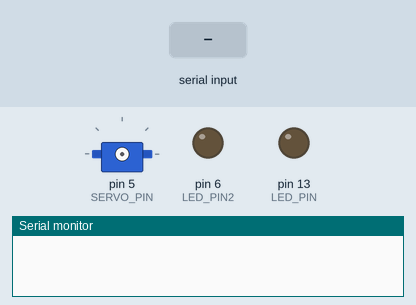
A sketch run on a simulated Arduino Uno, built with avr-gcc and run on an emulated ATmega328P. Shown: servo, output pins drawn as LEDs (lit = HIGH), the last lines printed to the serial monitor. Wiring (inferred from the names in the program): servo: signal pin 5. The inputs (shaded band) are chosen by the test bench. Servo pulses on a pin are drawn as a servo (544–2400 µs = 0–180°); pins used as bus, display or sensor lines are not drawn.

Above: at 1.2 s.
1.3 s: "LED ON 1\n" received over Serial
At 1.8 s:
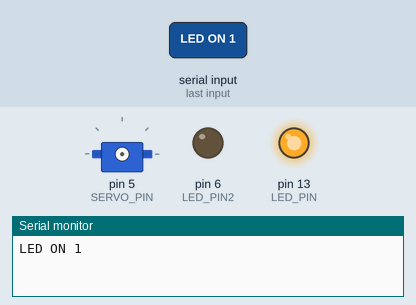
2.8 s: "LEFT\n" received over Serial
4.3 s: "LED OFF 1\n" received over Serial
At 5.3 s:
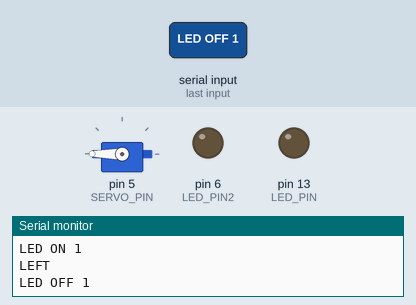
5.8 s: "RIGHT\n" received over Serial
At 6.3 s:
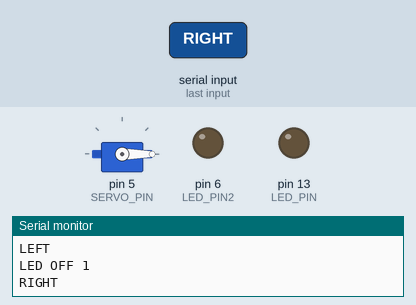
7.3 s: "LED ON 2\n" received over Serial
At 7.6 s:
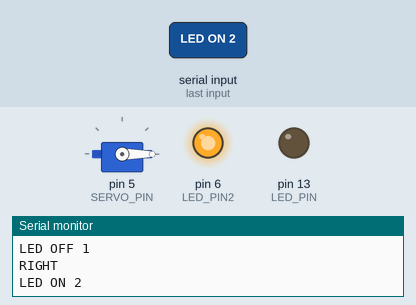
8.8 s: "LED OFF 2\n" received over Serial
At 9.9 s:
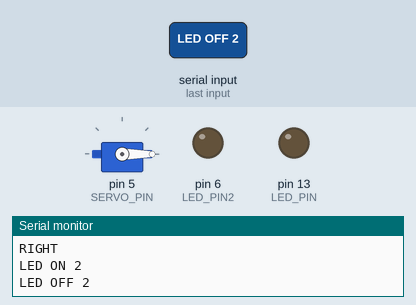
Timing chart, 0 to 11.3 s (numbered marks = the images above; inputs shaded):
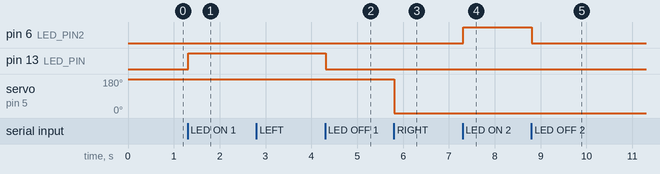

Measured:
- after the input at 1.3 s, pin 13 (LED_PIN): LOW → HIGH at once
- after the input at 4.3 s, pin 13 (LED_PIN): HIGH → LOW at once
- after the input at 5.8 s, servo on pin 5 (SERVO_PIN): 180° → 0° at once
- after the input at 7.3 s, pin 6 (LED_PIN2): LOW → HIGH at once
- after the input at 8.8 s, pin 6 (LED_PIN2): HIGH → LOW at once

The sketch:

windowSerial.ino
```cpp
#define LED_PIN 13
#define LED_PIN2 6
#define SERVO_PIN 5

void setup() {
  Serial.setTimeout(100);
  Serial.begin(9600);
  pinMode(LED_PIN, OUTPUT);
  pinMode(LED_PIN2, OUTPUT);
  pinMode(SERVO_PIN, OUTPUT);
}

int cycle = 1000;

void loop() {
  // put your main code here, to run repeatedly:
  if(Serial.available()) {
    String str = Serial.readStringUntil('\n');
    Serial.println(str);

    if(str == "LED ON 1") {
      digitalWrite(LED_PIN, HIGH);
    } else if (str == "LED OFF 1") {
      digitalWrite(LED_PIN, LOW);
    } else if (str == "LEFT") {
      servo(SERVO_PIN, 2400);
    } else if (str == "RIGHT") {
       servo(SERVO_PIN, 500);
    } else if(str == "LED ON 2") {
      digitalWrite(LED_PIN2, HIGH);
    } else if(str == "LED OFF 2") {
      digitalWrite(LED_PIN2, LOW);
    }
  }
}

int interval = 20000;

void servo(int pin, int cycle) { // pulse width: 500 ~ 2400 ... sg90
  for (int i = 0; i < 100; i++) {
    digitalWrite(pin,HIGH);
    delayMicroseconds(cycle);
    digitalWrite(pin,LOW);
    delayMicroseconds(interval - cycle);
  }
}
```
